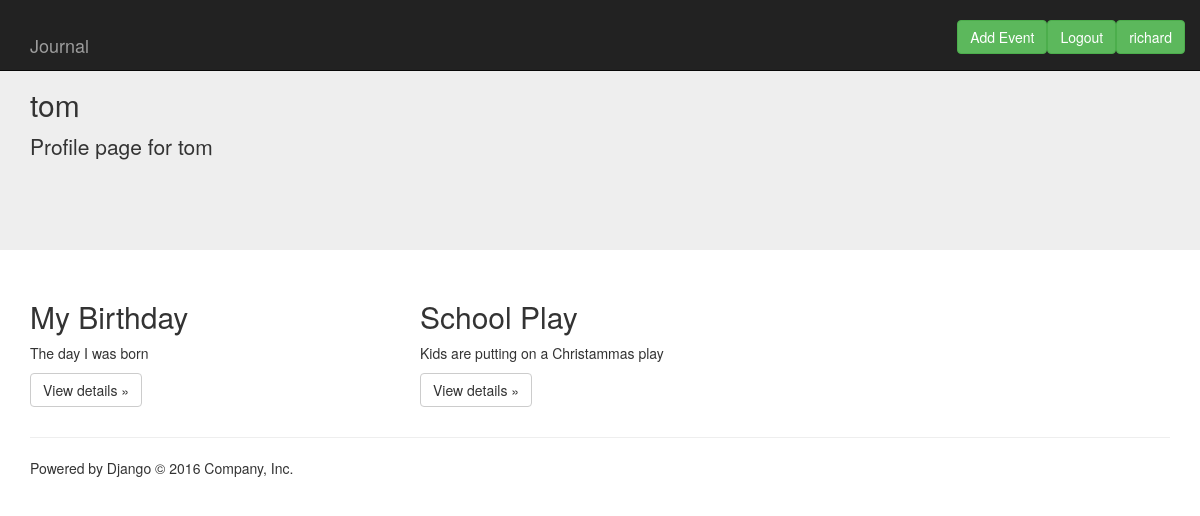
The app's page /user/tom/ (signed in) with its own data.
### main_app/models.py (models this page shows, shortened)
class Event(models.Model):
    user = models.ForeignKey(User)
    title = models.CharField(max_length=64)
    description = models.CharField(max_length=64)
    eventdate = models.DateField(blank=True, null=True)
    rating = models.DecimalField(max_digits=10, decimal_places=3)
    image = models.ImageField(upload_to='uploads')

### main_app/views.py (the view)
# urls.py: url(r'^user/(\w+)/$', views.user_profile, name='user_profile'),
def user_profile(request, username):
    user = User.objects.get(username=username)
    entry = Event.objects.filter(user=user)
    return render(request, 'profile.html', {
            'username' : username,
            'entry' : entry}
            )

### main_app/templates/profile.html (shortened to what this page needs)
{% extends 'header.html' %}
{% load staticfiles %}
{% block content %}
<div class="jumbotron">
  <div class="container">
    <h2>{{ username }}</h2>
    <p>Profile page for {{ username }}</p>
    <hr>
  </div>
</div>
<div class="container">
 <div class="row">
  {% for entry in entry %}
   <div class="col-md-4">
     <h2>{{ entry.title }}</h2>
     <p>{{ entry.description }}</p>
     <p><a class="btn btn-default" href="/{{ entry.id }}/" role="button">View details &raquo;</a></p>
   </div>
   {% endfor %}
</div>
{% endblock %}

### main_app/templates/header.html (shortened to what this page needs)
{% load staticfiles %}
<!DOCTYPE html>
<html>
  <head>
    <link href="{% static 'css/bootstrap.min.css' %}" rel="stylesheet">
    <nav class="navbar navbar-inverse navbar-fixed-top">
      <div class="container">
        <div class="navbar-header">
          <h1><a class="navbar-brand" href="/">Journal</a></h1>
        </div>
        <div id="navbar" class="navbar-collapse collapse">
          {% if user.is_authenticated %}
            <a class="btn btn-success navbar-right" href="{% url 'user_profile' user.username %}" role="button">{{ user.username }}</a>&nbsp
            <a class="btn btn-success navbar-right" href="{% url 'Logout' %}" role="button">Logout</a>&nbsp
            <a class="btn btn-success navbar-right" href="{% url 'addevent' %}" role="button">Add Event</a>&nbsp
          {% else %}
            </br>
            <a class="navbar-right btn btn-success" href="{% url 'Login' %}">Login</a>
          {% endif %}
        </div>
      </div>
    </nav>
    {% block content %}
    {% endblock %}
{% include 'footer.html' %}

### records on screen
Event: title "My Birthday", description "The day I was born"
Event: title "School Play", description "Kids are putting on a Christammas play"

### other values on screen
{{ user.username }} "richard"
{{ username }} "tom"
